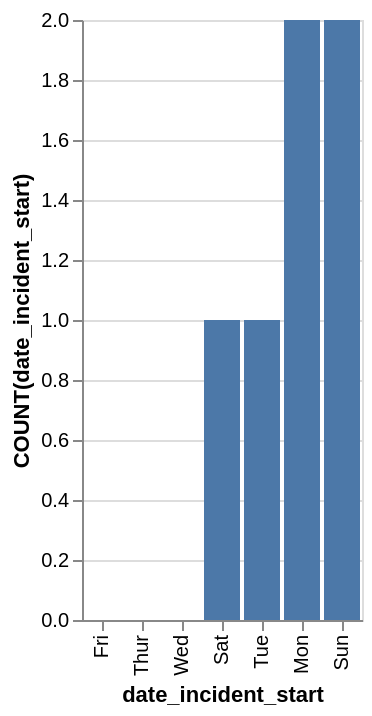

Express this chart as Vega-Lite.
### Vega-Lite specification from a JSON file in a GitHub repository (floating-point values rounded to 4 significant figures)
{"data": {"values": [{"x_data": "Fri", "y_data": 0}, {"x_data": "Thur", "y_data": 0}, {"x_data": "Wed", "y_data": 0}, {"x_data": "Sat", "y_data": 1}, {"x_data": "Tue", "y_data": 1}, {"x_data": "Mon", "y_data": 2}, {"x_data": "Sun", "y_data": 2}]}, "mark": "bar", "encoding": {"x": {"field": "x_data", "type": "nominal", "title": "date_incident_start", "sort": {"op": "sum", "field": "y_data", "order": "ascending"}}, "y": {"field": "y_data", "type": "quantitative", "title": "COUNT(date_incident_start)"}}}
